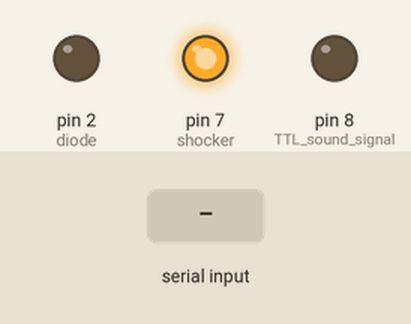
A sketch run on a simulated Arduino Uno, built with avr-gcc and run on an emulated ATmega328P. Shown: output pins drawn as LEDs (lit = HIGH). Dashed ring = blinking. Inputs (shaded band) come from the test bench. Storage starts empty; the audio player accepts every command and is not drawn; what the sketch prints to the serial monitor is not drawn.

Above: at 1.2 s.
1.3 s: "c" received over Serial
At 2.0 s:
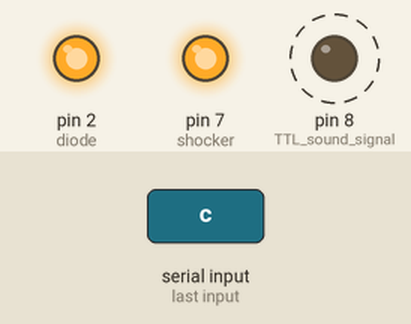
At 21.1 s:
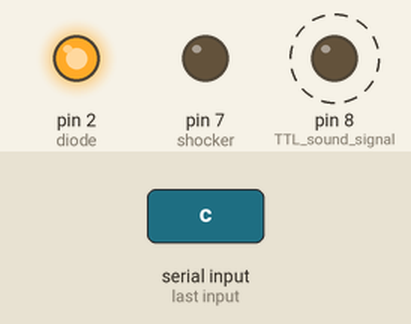
Timing chart, 0 to 21.8 s (numbered marks = the images above; inputs shaded):
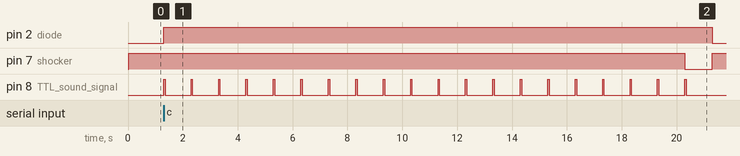

Measured:
- after the input at 1.3 s, pin 2 (diode): LOW → HIGH at once, → LOW 20.0 s later; pin 7 (shocker): HIGH → LOW after 19.0 s, → HIGH 1.0 s later; pin 8 (TTL_sound_signal): alternates HIGH for 0.05 s and LOW for 0.95 s, starting at once

The sketch:

fear_bonsai.ino
```cpp
#include <SD.h>                      // need to include the SD library
#define SD_ChipSelectPin 4  //using digital pin 4 on arduino nano 328
#include <TMRpcm.h>           //  also need to include this library...

TMRpcm tmrpcm;   // create an object for use in this sketch

void setup(){

  tmrpcm.speakerPin = 9; //11 on Mega, 9 on Uno, Nano, etc
  pinMode(7, OUTPUT); //shocker
  pinMode(2, OUTPUT); //diode
  pinMode(8, OUTPUT); //TTL sound signal

  Serial.begin(9600);

  if (!SD.begin(SD_ChipSelectPin)) {  // see if the card is present and can be initialized:
  Serial.println("SD fail");
  return;  // don't do anything more if not
  }
  else{
  Serial.println("SD ok");
    }
 tmrpcm.volume(1);
}

void loop(){

digitalWrite(7, HIGH);
if (Serial.available() > 0) { //the simple, contionous tone version
    // get incoming byte:
    char serialIn = Serial.read();

    if (serialIn == 'a') {
     digitalWrite(2, HIGH);
     tmrpcm.play("2000.wav");
     delay(19000);
     digitalWrite(7, LOW);
     delay(1000);
     digitalWrite(7, HIGH);
     digitalWrite(2, LOW);
     tmrpcm.disable();
    }

    else if (serialIn == 'b') {
     digitalWrite(2, HIGH);
     digitalWrite(7, LOW);
     delay(1000);
     digitalWrite(7, HIGH);
     digitalWrite(2, LOW);
    }

    else if (serialIn == 'c') { //the version with with 5ms pips (for ephys)
     int pips = 0;
     while(pips < 19){ // repeat the brief sound pip 19 times
     digitalWrite(2, HIGH); //shine the diode on continously
     digitalWrite(8, HIGH); //and each time mark it with TTL
     tmrpcm.play("205.wav"); //5-ms long sound, 2kHz
     delay(50);
     digitalWrite(8, LOW); //turn the TTL off together with the sound
     delay(950);
     pips++;
      }

     digitalWrite(8, HIGH);
     digitalWrite(7, LOW); //just with the last pip, start also the shock
     tmrpcm.play("205.wav");
     delay(50);
     tmrpcm.disable();
     digitalWrite(8, LOW);
     delay(950);
     digitalWrite(7, HIGH);
     digitalWrite(2, LOW);
      }
}
}
```
